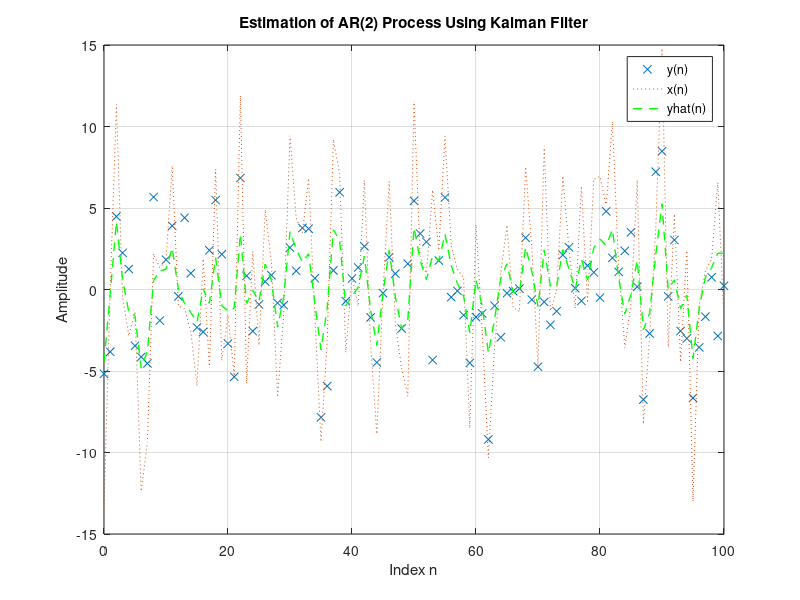

This figure's MATLAB source:
clear all;
B = 8; Ss_den = [0.81,-1.629,4.9322,-1.629,.81];
B = B/Ss_den(1); Ss_den = Ss_den/Ss_den(1);
poles = roots(Ss_den);
a_in = poly(poles(3:4)); % Inside UC poles
a_out = poly(poles(1:2)); % Outside UC poles
b = sqrt(B);
a = a_in; N = 100;
eta = randn(N+1,1);
sn = filter(b,a,eta);
s_std = std(sn);
% Generate vector process y(n)
yn = sn; y_std = s_std;
% Generate the observation process x(n)
g1 = sqrt(20); v = g1*randn(N+1,1); %noise variance?
yn1 = [0;yn(1:N)];
h1 = 1.0; h2 = 0.0;
xn = h1*yn + h2*yn1 + v; % measurement value; xn = alt data
x_std = std(xn);
in_snr = 20*log10(y_std/g1);
% Design KF parameters
A = [-a(2),-a(3);1,0]; B = [b;0];
H = [h1,h2]; G = g1;
Rv = g1*g1; R_eta = eye(1);
% Initialization
y_post = [0;1]; R_post = zeros(2);
IRv = eye(size(Rv)); IR = eye(size(R_post));
y_hat = zeros(N+1,1); gain = zeros(N+1,2); mse = y_hat;
% Tracking
for n = 0:N
R_pri = A*R_post*A' + B*R_eta*B';
y_pri = A*y_post;
x_pri = H*y_pri;
Rw = H*R_pri*H'+Rv;
K = R_pri*H'*(Rw\IRv);
y_post = y_pri + K*(xn(n+1) - x_pri);
R_post = (IR-K*H)*R_pri;
y_hat(n+1) = y_post(2);
gain(n+1,:) = K';
mse(n+1) = R_post(1,1);
end
y_hat = [y_hat(2:N+1);y_hat(N+1)];
error = yn(1:end-1) - y_hat(1:end-1); e_std = std(error);
out_snr = 20*log10(y_std/e_std);
% Plots
n = 0:N; figure;
plot(n,yn,'x',n,xn,':',n,y_hat,'g--','linewidth',1);
ylabel('Amplitude'); xlabel('Index n');
legend('y(n)','x(n)','yhat(n)'); axis([0,N,-15,15]);
set(gca,'xtick',(0:20:N),'ytick',(-15:5:15)); grid;
title('Estimation of AR(2) Process Using Kalman Filter');